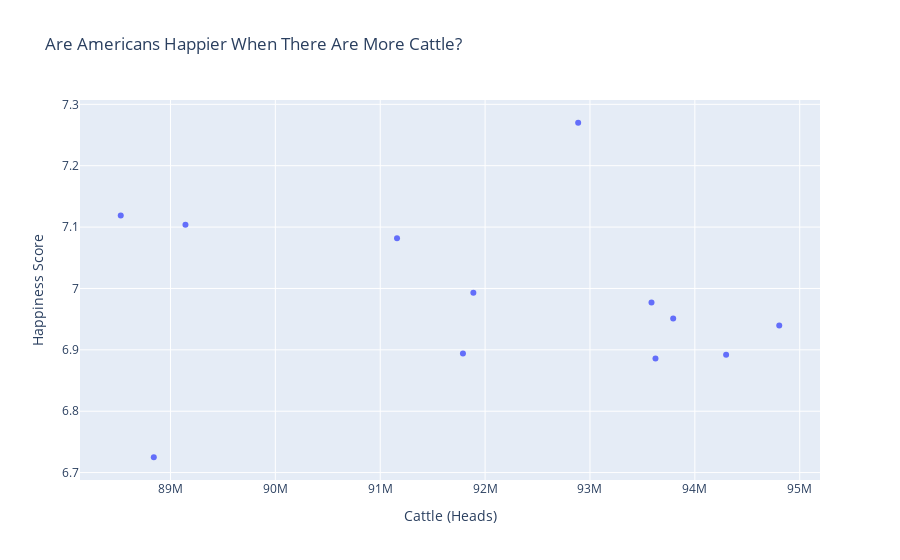

The code cell stored with this chart in its notebook:
### Code cell
# Scatterplot
fig2 = px.scatter(
    merged,
    x="cattle_heads",
    y="happiness_score",
    title="Are Americans Happier When There Are More Cattle?",
    labels={"cattle_heads": "Cattle (Heads)", "happiness_score": "Happiness Score"},
)

fig2.show()

### Figure 1 — Plotly figure (JSON) as saved in the notebook; plotly's stock layout.template omitted (floating-point values rounded to 4 significant figures)
{"data": [{"hovertemplate": "Cattle (Heads)=%{x}<br>Happiness Score=%{y}<extra></extra>", "legendgroup": "", "marker": {"color": "#636efa", "symbol": "circle"}, "mode": "markers", "name": "", "orientation": "v", "showlegend": false, "type": "scatter", "x": [92887400, 91160200, 88526000, 89143000, 91888000, 93624600, 94298000, 94804704, 93793296, 93586496, 91788704, 88841000], "xaxis": "x", "y": [7.27, 7.082, 7.119, 7.104, 6.993, 6.886, 6.892, 6.94, 6.951, 6.977, 6.894, 6.725], "yaxis": "y"}], "layout": {"legend": {"tracegroupgap": 0}, "title": {"text": "Are Americans Happier When There Are More Cattle?"}, "xaxis": {"anchor": "y", "domain": [0, 1], "title": {"text": "Cattle (Heads)"}}, "yaxis": {"anchor": "x", "domain": [0, 1], "title": {"text": "Happiness Score"}}}}
